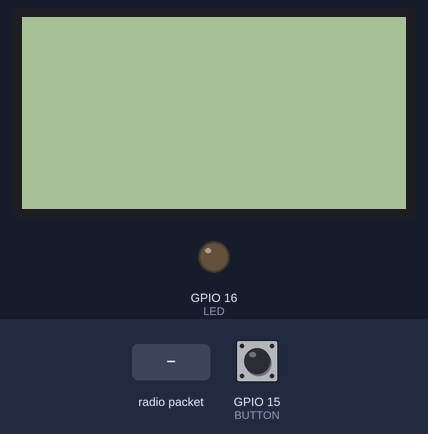
The sketch below on a simulated ESP32-S2. Parts: 128×64 one-colour display, output pins drawn as LEDs (lit = HIGH). The inputs (shaded band) are chosen by the test bench; at power-on: GPIO 15 (BUTTON) HIGH. WiFi joins after 1.5 s; servers stay silent unless stated; network time is answered at once with the bench clock; the local clock reads 2024-03-15 10:24:30 at power-on unless the sketch sets it; no radio packets arrive unless stated; what the sketch prints to the serial monitor is not drawn.

Above: at 2.7 s.
2.8 s: radio packet "SOS:" arrives
At 5.3 s:
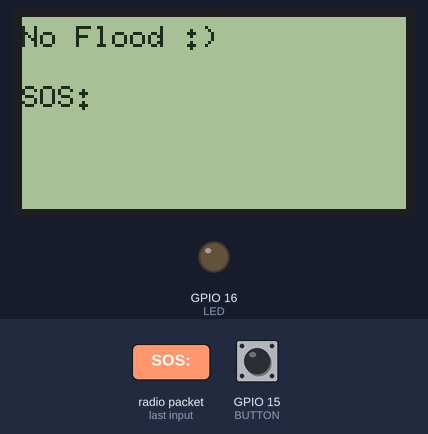
5.8 s: radio packet "5" arrives
At 7.41 s:
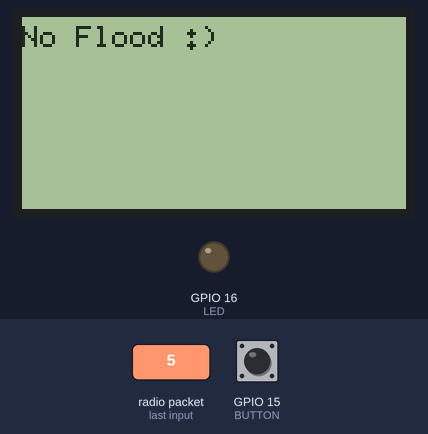
10.4 s: radio packet "90" arrives
At 11.8 s:
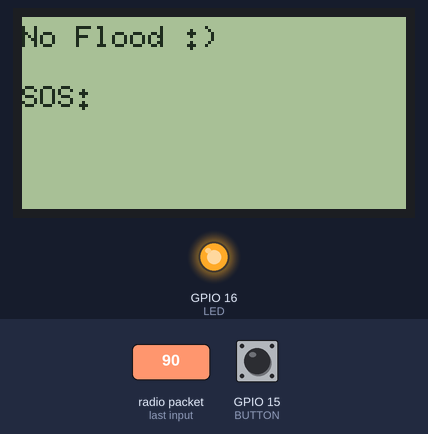
13.4 s: radio packet "200" arrives
At 15.9 s:
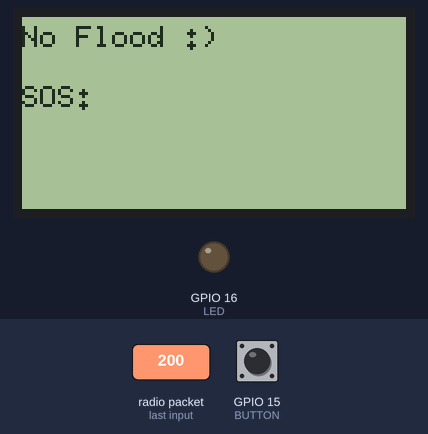
Timing chart, 0 to 17.4 s (numbered marks = the images above; inputs shaded):
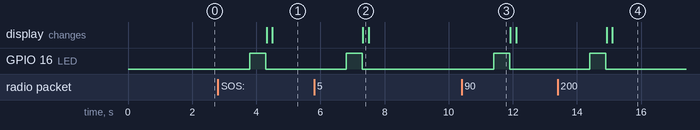

Measured:
- after the input at 2.8 s, GPIO 16 (LED): LOW → HIGH after 1.0 s, → LOW 0.50 s later; the display: first changes after 1.5 s (image 1 shows a later state)
- after the input at 5.8 s, GPIO 16 (LED): LOW → HIGH after 1.0 s, → LOW 0.50 s later; the display: changes after 1.5 s (image 2)
- after the input at 10.4 s, GPIO 16 (LED): LOW → HIGH after 1.0 s, → LOW 0.50 s later
- after the input at 13.4 s, GPIO 16 (LED): LOW → HIGH after 1.0 s, → LOW 0.50 s later; the display: first changes after 1.5 s (image 4 shows a later state)

The sketch:

receiverESP32.ino
```cpp
/*********
  Module SX1278 --> Arduino UNO/NANO
    GND         ->   GND
    Vcc         ->   3.3V
    MISO        ->   D12
    MOSI        ->   D11
    SLCK        ->   D13
    NSS         ->   D10
    DIO0        ->   D2
    RESET       ->   D9

  Module SX1278 --> ESP32
    ANA: Antenna
    GND: GND
    VCC/3.3V: 3.3V
    MISO: GPIO 19
    MOSI: GPIO 23
    SLCK: GPIO 18
    NSS: GPIO 5
    DIO0: GPIO 2
    RESET: GPIO 14
*********/

#include <SPI.h>
#include <LoRa.h>
#include <EasyBuzzer.h>
#include <U8g2lib.h>
#include <Wire.h>
#include <WiFi.h>
#include <FirebaseESP32.h>
#include "time.h"
#include <NTPClient.h>
#include <WiFiUdp.h>

#define WIFI_SSID "ME!"
#define WIFI_PASSWORD "11223344"

char buff[10];
#define FIREBASE_HOST "https://floods-6836f-default-rtdb.firebaseio.com/"
#define FIREBASE_AUTH "1VQX63bpUJC6diwlSeUccxr5aqYlzInr4d6Ximmh"

const char* ntpServer = "pool.ntp.org";
const long  gmtOffset_sec = 3600;
const int   daylightOffset_sec = 3600;

// Define NTP Client to get time
WiFiUDP ntpUDP;
NTPClient timeClient(ntpUDP);

// Fill-in information from your Blynk Template here
#define BLYNK_TEMPLATE_ID "TMPLhErdcna7"
#define BLYNK_DEVICE_NAME "House A"

#define BLYNK_FIRMWARE_VERSION  "0.1.0"

#define BLYNK_PRINT Serial
//#define BLYNK_DEBUG

#define APP_DEBUG

// Uncomment your board, or configure a custom board in Settings.h
  #define USE_ESP32_DEV_MODULE
//#define USE_ESP32S2_DEV_KIT

#include "BlynkEdgent.h"

U8G2_ST7920_128X64_F_SW_SPI u8g2(U8G2_R0, /* clock=*/ 4, /* data=*/ 22, /* CS=*/ 17, /* reset=*/ 21); // ESP32

//define the pins used by the transceiver module
#define ss 5
#define rst 14
#define dio0 2

//buzzer
#define BUZZER 25 //buzzer to arduino pin 25
int LED =16;
int BUTTON = 15;

int buttonState = LOW;
int lastButtonState = LOW;


String identifier;
int sensorValue = 0;
String alertMessage;
String sosMessage;

//Define FirebaseESP32 data object
FirebaseData firebaseData;
FirebaseJson json;

void setup() {
  //initialize Serial Monitor
  Serial.begin(9600);
  while (!Serial);
  Serial.println("LoRa Receiver");

  //setup LoRa transceiver module
  LoRa.setPins(ss, rst, dio0);

  //replace the LoRa.begin(---E-) argument with your location's frequency
  //433E6 for Asia
  //866E6 for Europe
  while (!LoRa.begin(433E6)) {
    Serial.println(".");
    delay(500);
  }
   // Change sync word (0xF3) to match the receiver
  // The sync word assures you don't get LoRa messages from other LoRa transceivers
  // ranges from 0-0xFF
  LoRa.setSyncWord(0xF3);
  Serial.println(F("LoRa Initializing OK!"));

  //buzzer
  EasyBuzzer.setPin(BUZZER);

  pinMode(LED, OUTPUT);
  pinMode(BUTTON, INPUT_PULLUP); // set ESP32 pin to input pull-up mode

  u8g2.begin();

  u8g2.setFont(u8g2_font_6x10_tf);
  u8g2.setFontMode(0);    // enable transparent mode, which is faster

  //BlynkEdgent.begin();

  WiFi.begin(WIFI_SSID, WIFI_PASSWORD);
  Serial.print("Connecting to Wi-Fi");
  while (WiFi.status() != WL_CONNECTED)
  {
    Serial.print(".");
    delay(300);
  }
  Serial.println();
  Serial.print("Connected with IP: ");
  Serial.println(WiFi.localIP());
  Serial.println();

  Firebase.begin(FIREBASE_HOST, FIREBASE_AUTH);
  Firebase.reconnectWiFi(true);

  //Set database read timeout to 1 minute (max 15 minutes)
  Firebase.setReadTimeout(firebaseData, 1000 * 60);
  //tiny, small, medium, large and unlimited.
  //Size and its write timeout e.g. tiny (1s), small (10s), medium (30s) and large (60s).
  Firebase.setwriteSizeLimit(firebaseData, "tiny");

  /*
  This option allows get and delete functions (PUT and DELETE HTTP requests) works for device connected behind the
  Firewall that allows only GET and POST requests.

  Firebase.enableClassicRequest(firebaseData, true);
  */

  //String path = "/data";
  Serial.println("------------------------------------");
  Serial.println("Connected...");

  //init and get the time
  configTime(gmtOffset_sec, daylightOffset_sec, ntpServer);

  // Initialize a NTPClient to get time
  timeClient.begin();
  // Set offset time in seconds to adjust for your timezone, for example:
  // GMT +1 = 3600
  // GMT +8 = 28800
  // GMT -1 = -3600
  // GMT 0 = 0
  timeClient.setTimeOffset(3600);
}

void loop() {
  /* Always call this function in the loop for EasyBuzzer to work. */
  EasyBuzzer.update();
  //BlynkEdgent.run();

  while(!timeClient.update()) {
    timeClient.forceUpdate();
  }

  // try to parse packet
  int packetSize = LoRa.parsePacket();
  if (packetSize) {
    // received a packet
    Serial.print("Received packet '");
    // read packet
    while (LoRa.available()) {
      String LoRaData = LoRa.readString();
      //int value = LoRaData.toInt();
      Serial.println(LoRaData);

      digitalWrite ( LED , HIGH );
      delay(500);
      digitalWrite ( LED , LOW );

      // Get readingID
      int pos1 = LoRaData.indexOf('/');
      int pos2 = LoRaData.indexOf('&');
      int posSOS = LoRaData.indexOf("SOS:");

      identifier = LoRaData.substring(0, pos1);
      sensorValue= LoRaData.substring(pos1 +1, pos2).toInt();
      alertMessage = LoRaData.substring(pos2+1, LoRaData.length());
      if(posSOS>=0)
      //sosMessage = LoRaData.substring(posSOS+4, LoRaData.length());
      sosMessage = LoRaData.substring(0, LoRaData.length());

      Serial.println("id: "+identifier);
      Serial.println("sensor value: "+String(sensorValue));

      u8g2.firstPage();

      if(sensorValue>600){
        Serial.println("flood alert: "+alertMessage);

         String line1= alertMessage.substring(0, 9);
         String line2= alertMessage.substring(9);

          do {
            u8g2.setCursor(0, 10);
            u8g2.println("Alert: "+line1);
            u8g2.setCursor(0, 20);
            u8g2.println(line2);
          } while ( u8g2.nextPage() );

         //Blynk.virtualWrite(V0, HIGH); //flood status
         //Blynk.virtualWrite(V1, alertMessage); //flood alert

         String formattedDate = timeClient.getFormattedDate();
         json.clear();
         json.set("/floodStatus", true);
         json.set("/floodAlert", alertMessage);
         Firebase.updateNode(firebaseData,"/data/House B/Alert/"+formattedDate,json);

        /* Single beep. */
        EasyBuzzer.singleBeep(
          1000,  // Frequency in hertz(HZ).
          500  // Duration of the beep in milliseconds(ms).
        );

      }else{
        EasyBuzzer.stopBeep();

        do {
          u8g2.setCursor(0, 10);
          u8g2.println(F("No Flood :)"));
        } while ( u8g2.nextPage() );

         //Blynk.virtualWrite(V0, LOW); //flood status

          String formattedDate = timeClient.getFormattedDate();

          json.clear();
         json.set("/floodStatus", false);
         Firebase.updateNode(firebaseData,"/data/House B/Alert/"+formattedDate,json);
      }

      if(sosMessage.length()>0){
         Serial.println("sos message: "+sosMessage);

         String line1= sosMessage.substring(0,19);
         String line2= sosMessage.substring(19,40);
         String line3= sosMessage.substring(40,60);
          do {
            u8g2.setCursor(0, 30);
            u8g2.println(line1);
            u8g2.setCursor(0, 40);
            u8g2.println(line2);
            u8g2.setCursor(0, 50);
            u8g2.println(line3);
            //printText(sosMessage);
          } while ( u8g2.nextPage() );

          //Blynk.virtualWrite(V2, sosMessage); //flood alert
          String formattedDate = timeClient.getFormattedDate();
          json.clear();
          json.set("/received", sosMessage);
          Firebase.updateNode(firebaseData,"/data/House B/SOS/"+formattedDate,json);
      }
      // print RSSI of packet
      Serial.print("' with RSSI ");
      Serial.println(LoRa.packetRssi());
      delay(1000);
    }
  }

  buttonState = digitalRead(BUTTON); // read new state
  if(buttonState==HIGH)
    lastButtonState = buttonState;    // save the last state
  //Serial.println("state: "+String(buttonState));
  //Serial.println("last: "+String(lastButtonState));

  if(lastButtonState==HIGH && buttonState == LOW){
    lastButtonState = buttonState;

    Serial.println("The button is pressed");
    String sosMessage="SOS:I need help at Y str. House B.";

      LoRa.beginPacket();
      LoRa.print(sosMessage);
      LoRa.endPacket();
      Serial.println("sos sent.");

    String formattedDate = timeClient.getFormattedDate();
    json.clear();
    json.set("/sent", sosMessage);
    Firebase.updateNode(firebaseData,"/data/House B/SOS/"+formattedDate,json);
  }
}
```
